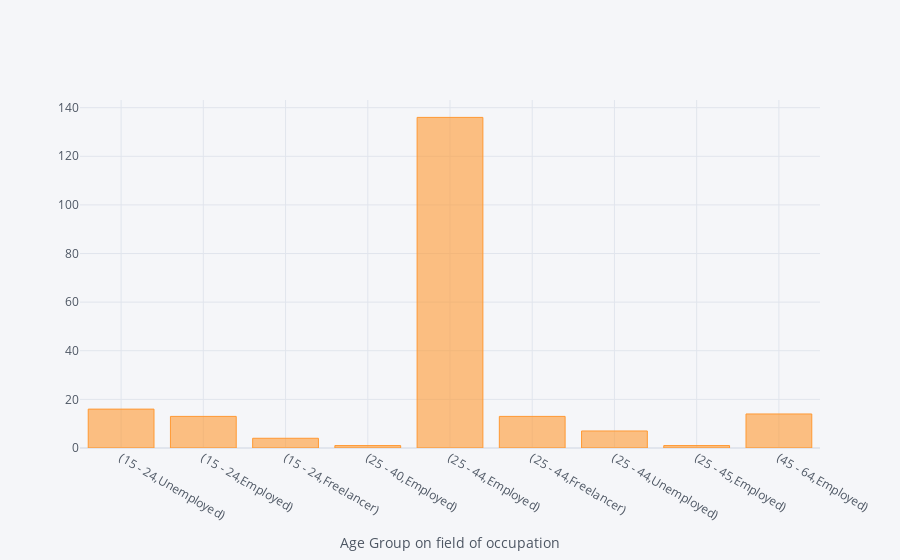

The code cell stored with this chart in its notebook:
### Code cell
plot2 = data_set['Field of Occupation'].groupby(data_set['Age Group']).value_counts()
plot2.iplot(kind='bar',xTitle='Age Group of Respondents based on field of occupation')

### Figure 1 — Plotly figure (JSON) as saved in the notebook; plotly's stock layout.template omitted (floating-point values rounded to 4 significant figures)
{"data": [{"marker": {"color": "rgba(255, 153, 51, 0.6)", "line": {"color": "rgba(255, 153, 51, 1.0)", "width": 1}}, "name": "Field of Occupation", "orientation": "v", "text": "", "type": "bar", "x": ["(15 - 24,Unemployed)", "(15 - 24,Employed)", "(15 - 24,Freelancer)", "(25 - 40,Employed)", "(25 - 44,Employed)", "(25 - 44,Freelancer)", "(25 - 44,Unemployed)", "(25 - 45,Employed)", "(45 - 64,Employed)"], "y": [16, 13, 4, 1, 136, 13, 7, 1, 14]}], "layout": {"legend": {"bgcolor": "#F5F6F9", "font": {"color": "#4D5663"}}, "paper_bgcolor": "#F5F6F9", "plot_bgcolor": "#F5F6F9", "title": {"font": {"color": "#4D5663"}}, "xaxis": {"gridcolor": "#E1E5ED", "showgrid": true, "tickfont": {"color": "#4D5663"}, "title": {"font": {"color": "#4D5663"}, "text": "Age Group on field of occupation"}, "zerolinecolor": "#E1E5ED"}, "yaxis": {"gridcolor": "#E1E5ED", "showgrid": true, "tickfont": {"color": "#4D5663"}, "title": {"font": {"color": "#4D5663"}, "text": ""}, "zerolinecolor": "#E1E5ED"}}}
